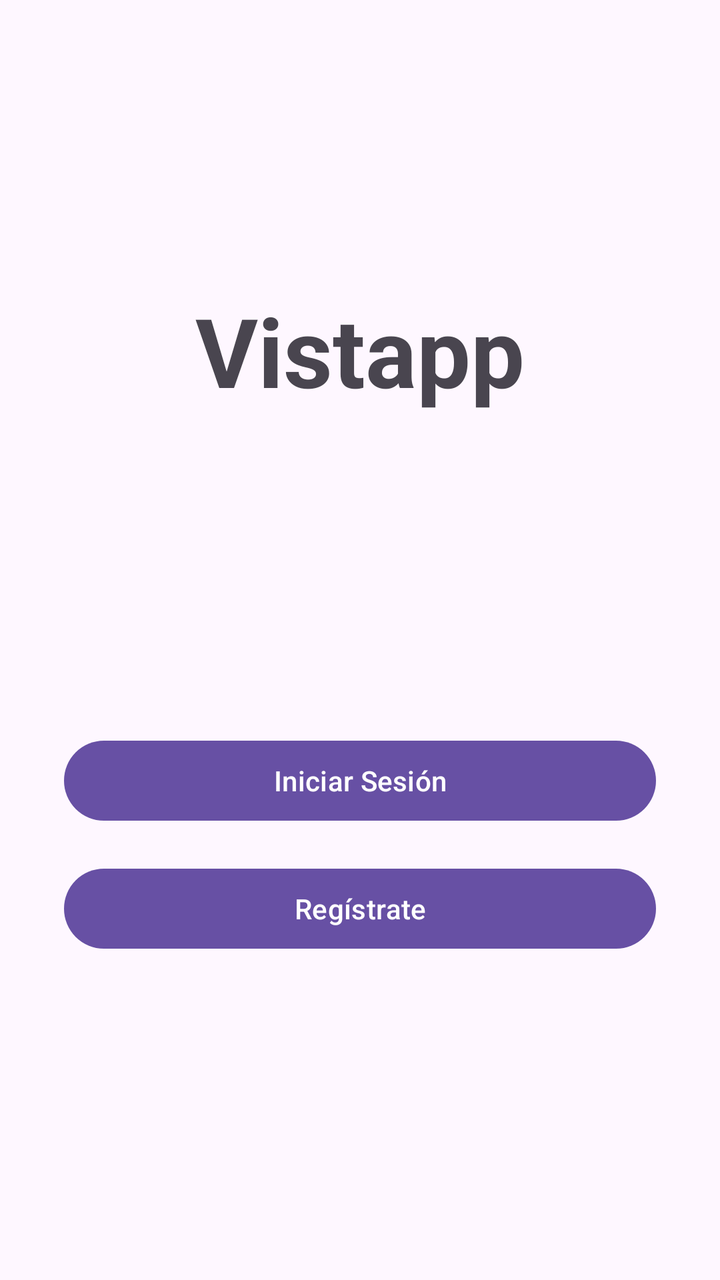
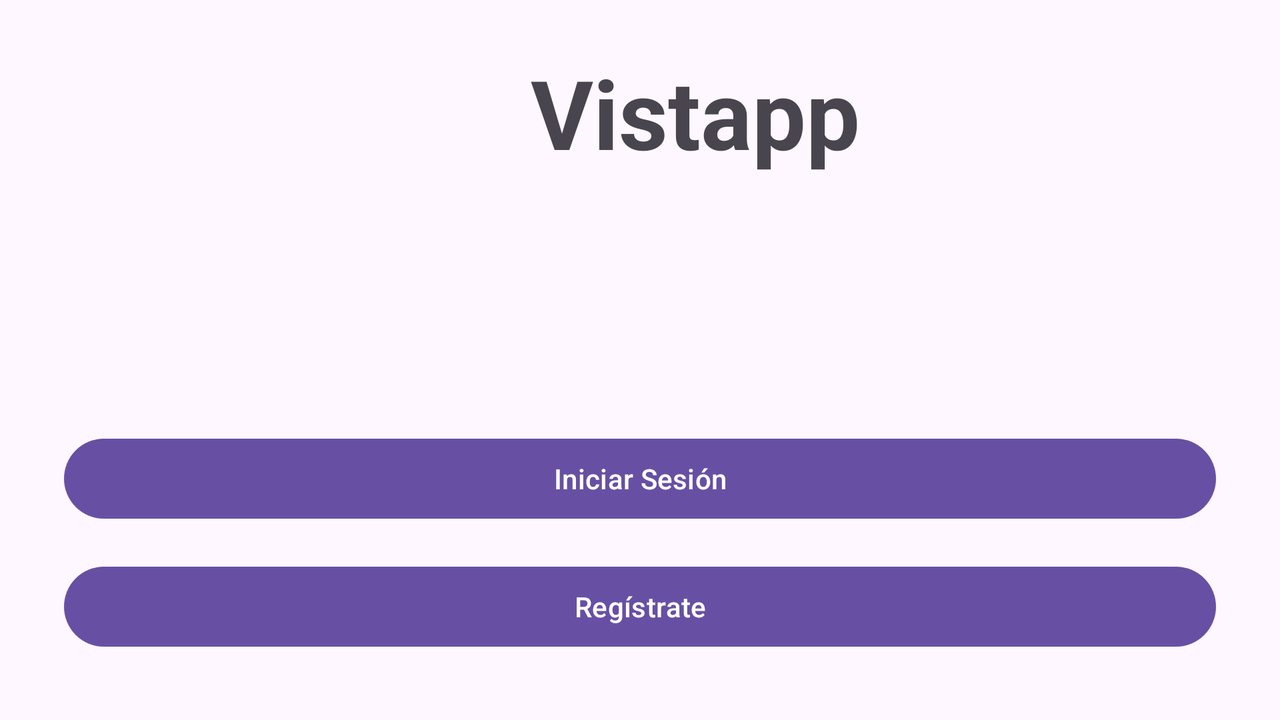

An Android layout and its configuration variant, each rendered on a device that would load it. The default file and the variant file are quoted in full after the pictures.
<!-- AndroidManifest.xml: application theme Theme.Tarea_1__PMyDM -->
<!-- res/layout/activity_splash.xml -->
<?xml version="1.0" encoding="utf-8"?>
<androidx.constraintlayout.widget.ConstraintLayout xmlns:android="http://schemas.android.com/apk/res/android"
    xmlns:app="http://schemas.android.com/apk/res-auto"
    xmlns:tools="http://schemas.android.com/tools"
    android:id="@+id/main"
    android:layout_width="match_parent"
    android:layout_height="match_parent"
    tools:context=".MainActivity">

    <ImageView
        android:id="@+id/splash_image_logo"
        android:layout_width="121dp"
        android:layout_height="95dp"
        android:layout_marginTop="32dp"
        android:contentDescription="@string/logo"
        app:layout_constraintEnd_toEndOf="parent"
        app:layout_constraintStart_toStartOf="parent"
        app:layout_constraintTop_toTopOf="parent"
        app:srcCompat="@drawable/apparel_24px" />

    <TextView
        android:id="@+id/text_vistapp"
        android:layout_width="wrap_content"
        android:layout_height="wrap_content"
        android:layout_marginTop="16dp"
        android:text="@string/vistapp"
        android:textSize="48sp"
        android:textStyle="bold"
        app:layout_constraintEnd_toEndOf="parent"
        app:layout_constraintStart_toStartOf="parent"
        app:layout_constraintTop_toBottomOf="@id/splash_image_logo" />

    <ImageView
        android:id="@+id/splash_image_loading"
        android:layout_width="121dp"
        android:layout_height="95dp"
        android:layout_marginTop="32dp"
        android:contentDescription="@string/icono_cargando"
        app:layout_constraintEnd_toEndOf="parent"
        app:layout_constraintStart_toStartOf="parent"
        app:layout_constraintTop_toBottomOf="@id/text_vistapp"
        app:srcCompat="@drawable/incomplete_circle_24px" />

    <Button
        android:id="@+id/splash_btn_login"
        android:layout_width="0dp"
        android:layout_height="wrap_content"
        android:layout_marginStart="32dp"
        android:layout_marginTop="32dp"
        android:layout_marginEnd="32dp"
        android:text="@string/iniciar_sesion"
        app:layout_constraintEnd_toEndOf="parent"
        app:layout_constraintStart_toStartOf="parent"
        app:layout_constraintTop_toBottomOf="@id/splash_image_loading" />

    <Button
        android:id="@+id/splash_btn_register"
        android:layout_width="0dp"
        android:layout_height="wrap_content"
        android:layout_marginStart="32dp"
        android:layout_marginTop="16dp"
        android:layout_marginEnd="32dp"
        android:text="@string/registrate"
        app:layout_constraintEnd_toEndOf="parent"
        app:layout_constraintStart_toStartOf="parent"
        app:layout_constraintTop_toBottomOf="@id/splash_btn_login" />

</androidx.constraintlayout.widget.ConstraintLayout>
<!-- resources referenced by this layout -->
<resources>
  <string name="icono_cargando">Icono de carga</string>
  <string name="iniciar_sesion">Iniciar Sesión</string>
  <string name="logo">Logo</string>
  <string name="registrate">Regístrate</string>
  <string name="vistapp">Vistapp</string>
  <style name="Theme.Tarea_1__PMyDM" parent="Base.Theme.Tarea_1__PMyDM" />
  <style name="Base.Theme.Tarea_1__PMyDM" parent="Theme.Material3.DayNight.NoActionBar">
          
          
      </style>
</resources>
<!-- res/layout-land/activity_splash.xml (the repository's variant of the layout above) -->
<!-- drawn on the phone turned sideways -->
<?xml version="1.0" encoding="utf-8"?>
<androidx.constraintlayout.widget.ConstraintLayout xmlns:android="http://schemas.android.com/apk/res/android"
    xmlns:app="http://schemas.android.com/apk/res-auto"
    xmlns:tools="http://schemas.android.com/tools"
    android:id="@+id/main"
    android:layout_width="match_parent"
    android:layout_height="match_parent"
    tools:context=".MainActivity">

    <ImageView
        android:id="@+id/splash_image_logo"
        android:layout_width="121dp"
        android:layout_height="95dp"
        android:layout_marginTop="16dp"
        android:contentDescription="@string/logo"
        app:layout_constraintEnd_toEndOf="parent"
        app:layout_constraintHorizontal_bias="0.214"
        app:layout_constraintStart_toStartOf="parent"
        app:layout_constraintTop_toTopOf="parent"
        app:srcCompat="@drawable/apparel_24px" />

    <TextView
        android:id="@+id/text_vistapp"
        android:layout_width="wrap_content"
        android:layout_height="wrap_content"
        android:layout_marginTop="8dp"
        android:text="@string/vistapp"
        android:textSize="48sp"
        android:textStyle="bold"
        app:layout_constraintEnd_toEndOf="parent"
        app:layout_constraintHorizontal_bias="0.558"
        app:layout_constraintStart_toStartOf="parent"
        app:layout_constraintTop_toTopOf="@+id/splash_image_logo" />

    <ImageView
        android:id="@+id/splash_image_loading"
        android:layout_width="121dp"
        android:layout_height="95dp"
        android:layout_marginTop="16dp"
        android:contentDescription="@string/icono_cargando"
        app:layout_constraintEnd_toEndOf="parent"
        app:layout_constraintStart_toStartOf="parent"
        app:layout_constraintTop_toBottomOf="@id/text_vistapp"
        app:srcCompat="@drawable/incomplete_circle_24px" />

    <Button
        android:id="@+id/splash_btn_login"
        android:layout_width="0dp"
        android:layout_height="wrap_content"
        android:layout_marginStart="32dp"
        android:layout_marginTop="16dp"
        android:layout_marginEnd="32dp"
        android:text="@string/iniciar_sesion"
        app:layout_constraintEnd_toEndOf="parent"
        app:layout_constraintStart_toStartOf="parent"
        app:layout_constraintTop_toBottomOf="@id/splash_image_loading" />

    <Button
        android:id="@+id/splash_btn_register"
        android:layout_width="0dp"
        android:layout_height="wrap_content"
        android:layout_marginStart="32dp"
        android:layout_marginTop="16dp"
        android:layout_marginEnd="32dp"
        android:text="@string/registrate"
        app:layout_constraintEnd_toEndOf="parent"
        app:layout_constraintStart_toStartOf="parent"
        app:layout_constraintTop_toBottomOf="@id/splash_btn_login" />

</androidx.constraintlayout.widget.ConstraintLayout>
